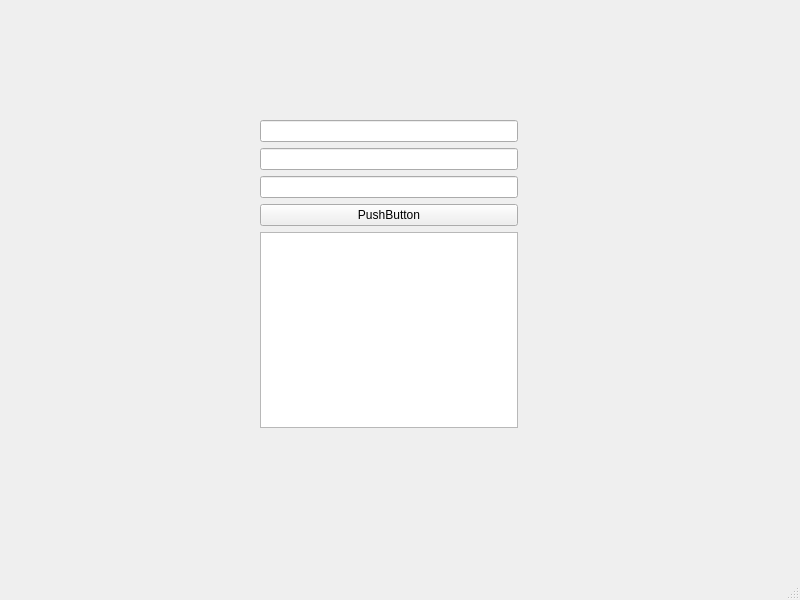
<?xml version="1.0" encoding="UTF-8"?>
<ui version="4.0">
 <class>MainWindow</class>
 <widget class="QMainWindow" name="MainWindow">
  <property name="geometry">
   <rect>
    <x>0</x>
    <y>0</y>
    <width>800</width>
    <height>600</height>
   </rect>
  </property>
  <property name="windowTitle">
   <string>MainWindow</string>
  </property>
  <widget class="QWidget" name="centralwidget">
   <widget class="QWidget" name="">
    <property name="geometry">
     <rect>
      <x>260</x>
      <y>120</y>
      <width>258</width>
      <height>308</height>
     </rect>
    </property>
    <layout class="QVBoxLayout" name="verticalLayout">
     <item>
      <widget class="QLineEdit" name="lineEdit"/>
     </item>
     <item>
      <widget class="QLineEdit" name="lineEdit_2"/>
     </item>
     <item>
      <widget class="QLineEdit" name="lineEdit_3"/>
     </item>
     <item>
      <widget class="QPushButton" name="pushButton">
       <property name="text">
        <string>PushButton</string>
       </property>
      </widget>
     </item>
     <item>
      <widget class="QTextEdit" name="textEdit"/>
     </item>
    </layout>
   </widget>
  </widget>
  <widget class="QMenuBar" name="menubar">
   <property name="geometry">
    <rect>
     <x>0</x>
     <y>0</y>
     <width>800</width>
     <height>22</height>
    </rect>
   </property>
  </widget>
  <widget class="QStatusBar" name="statusbar"/>
 </widget>
 <resources/>
 <connections/>
</ui>
